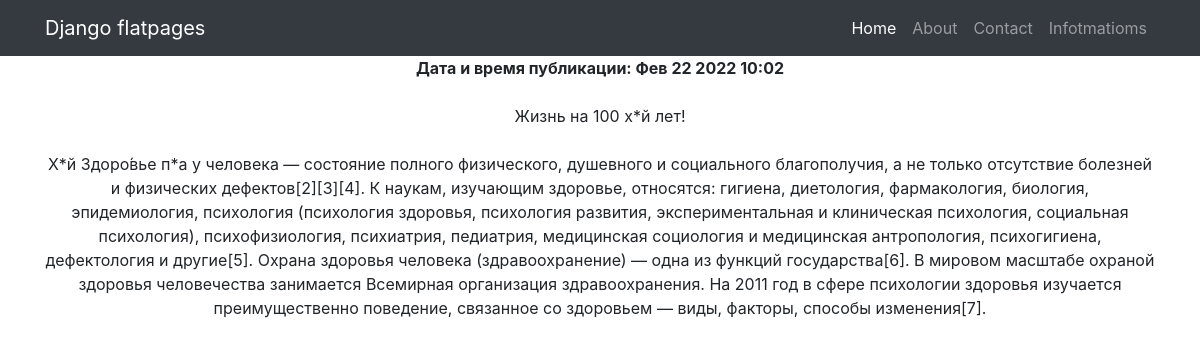
Page /news/4 on the committed database.
### news/models.py (models this page shows, shortened)
class News(models.Model):
    name = models.CharField(
        max_length=50,
        unique=True, # названия товаров не должны повторяться
    )
    description = models.TextField()
    quantity = models.IntegerField(
        validators=[MinValueValidator(0)],
    )
    category = models.ForeignKey(
        to='category',
        on_delete=models.CASCADE,
        related_name='news', # все продукты в категории будут доступны через поле news
    )
    price = models.FloatField(
        validators=[MinValueValidator(0.0)],
    )

### news/views.py (the view)
# urls.py: path('<int:pk>', NewsDetail.as_view()),  # pk — это первичный ключ товара, который будет выводиться у нас в шаблон
class NewsDetail(DetailView):
    model = News # модель всё та же, но мы хотим получать детали конкретной отдельной новости
    template_name = 'current_news.html' # название шаблона будет product.html
    context_object_name = 'news' # название объекта
    def get_context_data(self, **kwargs):
        context = super().get_context_data(**kwargs)
        context["time_now"] = datetime.utcnow()
        return context

### news/templatetags/custom_filters.py (called while the page is built)
@register.filter(name='censor')
def censor(value):
    list_value = value.split()
    clean_list = []
    for word_list_value in list_value:
        word_lower = word_list_value.lower()
        for unwanted_word in unwanted_words:
            if unwanted_word in word_lower:
                s = f'{word_list_value[:1]}*{word_list_value[-1]}'
                word_list_value = s
                break
        clean_list.append(word_list_value)
    return ' '.join(clean_list)

### templates/current_news.html (shortened to what this page needs)
{% extends 'flatpages/default.html' %}
{% load custom_filters %}
{% block content %}
<b>Дата и время публикации: {{ time_now|date:'M d Y H:m' }}</b><br><br>
{{ news.name|censor }}<br><br>
{{ news.description|censor }}
{% endblock content %}

### rows in the picture
News: name|censor "Жизнь на 100 х*й лет!", description|censor "Х*й Здоро́вье п*а у человека — состояние полного физического, душевного и социального благополучия, а не только отсутствие болезней и физических дефектов[2][3][4]. К наукам, изучающим здоровье, относятся: гигиена, диетология, фармакология, биология, эпидемиология, психология (психология здоровья, психология развития, экспериментальная и клиническая психология, социальная психология), психофизиология, психиатрия, педиатрия, медицинская социология и медицинская антропология, психогигиена, дефектология и другие[5]. Охрана здоровья человека (здравоохранение) — одна из функций государства[6]. В мировом масштабе охраной здоровья человечества занимается Всемирная организация здравоохранения. На…"

### other values in the picture
{{ time_now|date:'M d Y H:m' }} "Фев 22 2022 10:02"
